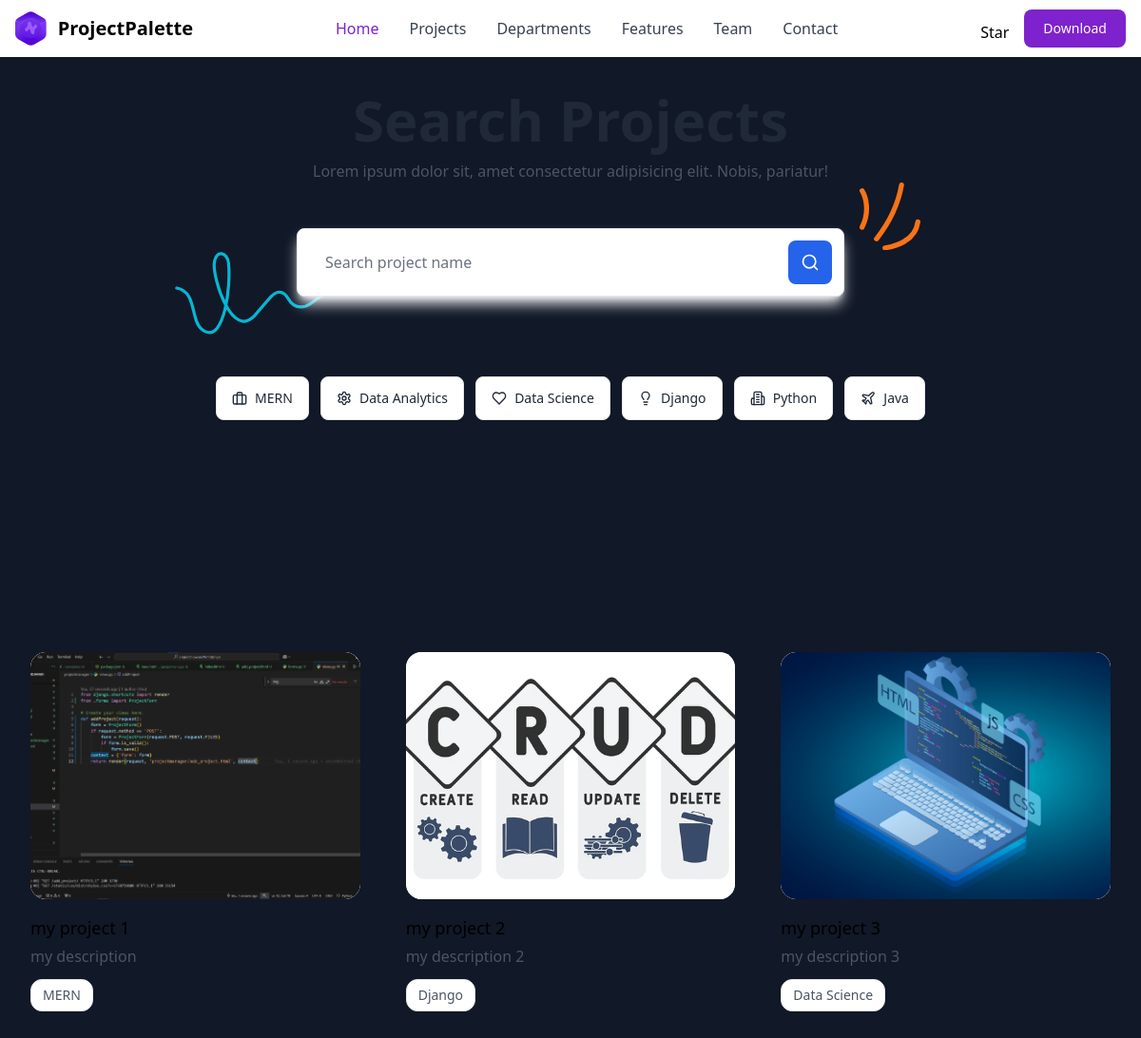
/browse/, run on an earlier commit of the app's database.
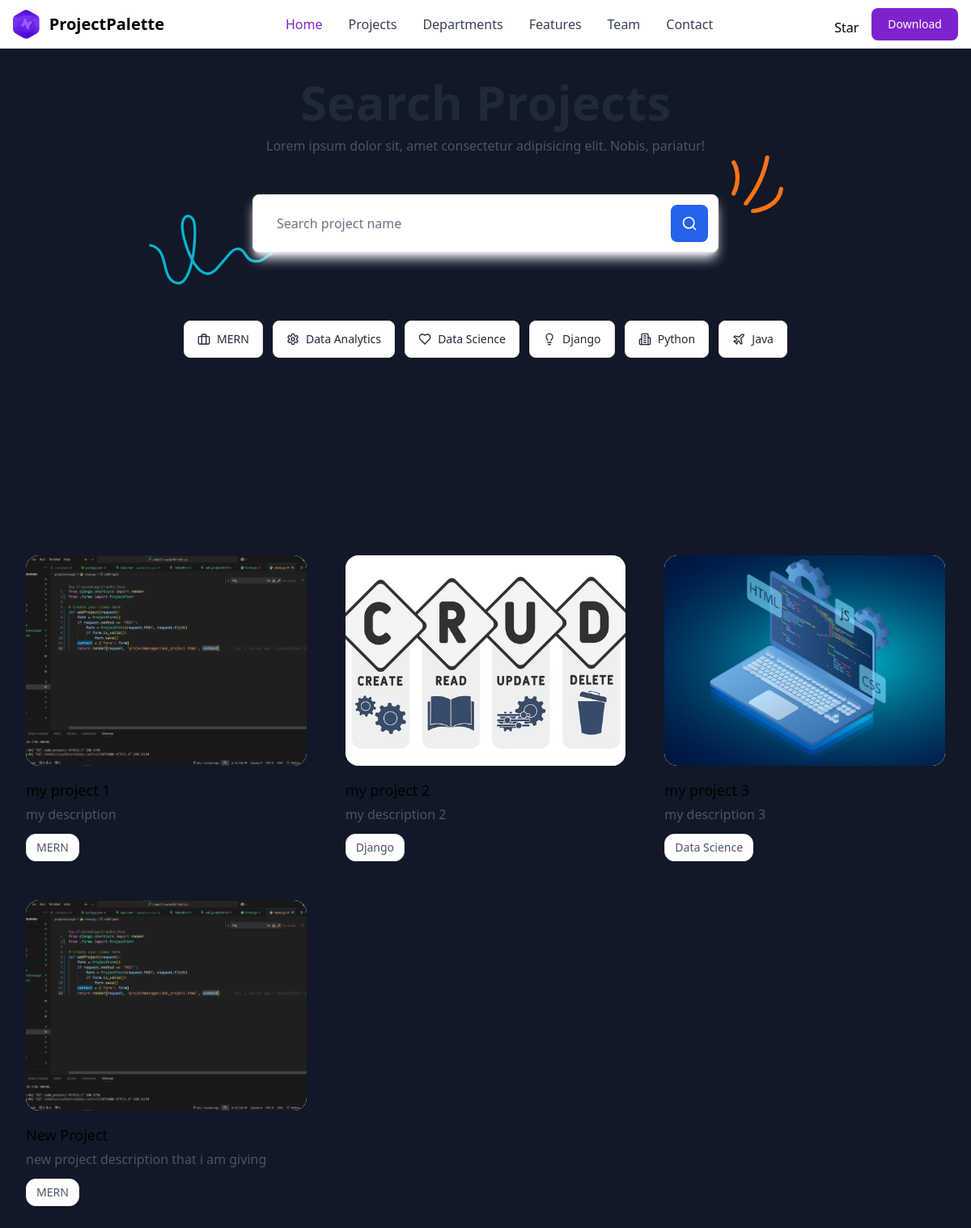
And on a later commit of the database.
### projectmanager/models.py (models this page shows, shortened)
class Project(models.Model):
    title = models.CharField(max_length=100)
    description = models.TextField()
    department = models.CharField(max_length=50, default='IT')
    technology = models.CharField(max_length=20)
    image = models.ImageField(upload_to='project_images/')
    video = models.FileField(upload_to='project_videos/', default='project_videos/default.mp4')
    student_name = models.CharField(max_length=100, default='Anonymous')
    student_github = models.URLField(max_length=200, default='')
    student_linkedin = models.URLField(max_length=200, default='')
    student_email = models.EmailField(max_length=100, default='')
    student_avatar = models.ImageField(upload_to='student_avatars/', default='student_avatars/default.png')
    enrollment_number = models.CharField(max_length=20, default='')
    created_at = models.DateTimeField(auto_now_add=True)

### projectmanager/views.py (the view)
# urls.py: path('browse/', views.listProjects, name='browse' ),
def listProjects(request):
    q = request.GET.get('q', None)
    technology = request.GET.get('technology', None)
    department = request.GET.get('department', None)
    projectList = Project.objects.all()
    if q:
        projectList = projectList.filter(title__icontains=q)
    if technology:
        projectList = projectList.filter(technology=technology)
    if  department:
        projectList = projectList.filter(department=department)
    context = {'projectList': projectList, 'q' : q}
    return render(request, 'projectmanager/browse_project.html', context)

### projectmanager/templates/projectmanager/browse_project.html (shortened to what this page needs)
{% extends 'projectmanager/base.html' %}
{% load static %}
{% block content %}
  <div class="relative overflow-hidden">
    <div class="max-w-[85rem] mx-auto px-4 sm:px-6 lg:px-8 py-10 sm:py-24">
      <div class="text-center">
        <h1 class="text-4xl sm:text-6xl font-bold text-gray-800 dark:text-neutral-200">
        </h1>
        <p class="mt-3 text-gray-600 dark:text-neutral-400">
          Lorem ipsum dolor sit, amet consectetur adipisicing elit. Nobis, pariatur!
        </p>
        <div class="mt-7 sm:mt-12 mx-auto max-w-xl relative">
          <form>
            <div class="relative z-10 flex gap-x-3 p-3 bg-white border rounded-lg shadow-lg shadow-gray-100 dark:bg-neutral-900 dark:border-neutral-700 dark:shadow-gray-900/20">
              <div class="w-full">
                <input type="text" name="q" id="hs-search-article-1"
                class="py-2.5 px-4 block w-full border-transparent rounded-lg focus:border-blue-500 focus:ring-blue-500 dark:bg-neutral-900 dark:border-transparent dark:text-neutral-400 dark:placeholder-neutral-500 dark:focus:ring-neutral-600" placeholder="Search project name" />
              </div>
              <div>
                <button type="submit" class="size-[46px] inline-flex justify-center items-center gap-x-2 text-sm font-medium rounded-lg border border-transparent bg-blue-600 text-white hover:bg-blue-700 focus:outline-none focus:bg-blue-700 disabled:opacity-50 disabled:pointer-events-none">
                  <svg class="shrink-0 size-5" xmlns="http://www.w3.org/2000/svg" width="24" height="24" viewBox="0 0 24 24" fill="none" stroke="currentColor" stroke-width="2" stroke-linecap="round" stroke-linejoin="round">
                    <circle cx="11" cy="11" r="8" />
                    <path d="m21 21-4.3-4.3" />
                  </svg>
                </button>
              </div>
            </div>
          </form>
          <div class="hidden md:block absolute top-0 end-0 -translate-y-12 translate-x-20">
          </div>
          <div class="hidden md:block absolute bottom-0 start-0 translate-y-10 -translate-x-32">
          </div>
        </div>
        <div class="mt-10 sm:mt-20">
          <a class="m-1 py-3 px-4 inline-flex items-center gap-x-2 text-sm font-medium rounded-lg border border-gray-200 bg-white text-gray-800 shadow-sm hover:bg-gray-50 focus:outline-none focus:bg-gray-50 disabled:opacity-50 disabled:pointer-events-none dark:bg-neutral-800 dark:border-neutral-700 dark:text-white dark:hover:bg-neutral-700 dark:focus:bg-neutral-700"
            href="?{% if request.GET.q %}q={{ request.GET.q }}&{% endif %}technology=MERN">
            MERN
          </a>
          <a class="m-1 py-3 px-4 inline-flex items-center gap-x-2 text-sm font-medium rounded-lg border border-gray-200 bg-white text-gray-800 shadow-sm hover:bg-gray-50 focus:outline-none focus:bg-gray-50 disabled:opacity-50 disabled:pointer-events-none dark:bg-neutral-800 dark:border-neutral-700 dark:text-white dark:hover:bg-neutral-700 dark:focus:bg-neutral-700"
            href="?{% if request.GET.q %}q={{ request.GET.q }}&{% endif %}technology=Data Analytics">
            Data Analytics
          </a>
          <a class="m-1 py-3 px-4 inline-flex items-center gap-x-2 text-sm font-medium rounded-lg border border-gray-200 bg-white text-gray-800 shadow-sm hover:bg-gray-50 focus:outline-none focus:bg-gray-50 disabled:opacity-50 disabled:pointer-events-none dark:bg-neutral-800 dark:border-neutral-700 dark:text-white dark:hover:bg-neutral-700 dark:focus:bg-neutral-700"
            href="?{% if request.GET.q %}q={{ request.GET.q }}&{% endif %}technology=Data Science">
            Data Science
          </a>
          <a class="m-1 py-3 px-4 inline-flex items-center gap-x-2 text-sm font-medium rounded-lg border border-gray-200 bg-white text-gray-800 shadow-sm hover:bg-gray-50 focus:outline-none focus:bg-gray-50 disabled:opacity-50 disabled:pointer-events-none dark:bg-neutral-800 dark:border-neutral-700 dark:text-white dark:hover:bg-neutral-700 dark:focus:bg-neutral-700"
            href="?{% if request.GET.q %}q={{ request.GET.q }}&{% endif %}technology=Django">
            Django
          </a>
          <a class="m-1 py-3 px-4 inline-flex items-center gap-x-2 text-sm font-medium rounded-lg border border-gray-200 bg-white text-gray-800 shadow-sm hover:bg-gray-50 focus:outline-none focus:bg-gray-50 disabled:opacity-50 disabled:pointer-events-none dark:bg-neutral-800 dark:border-neutral-700 dark:text-white dark:hover:bg-neutral-700 dark:focus:bg-neutral-700"
            href="?{% if request.GET.q %}q={{ request.GET.q }}&{% endif %}technology=Python">
            Python
          </a>
          <a class="m-1 py-3 px-4 inline-flex items-center gap-x-2 text-sm font-medium rounded-lg border border-gray-200 bg-white text-gray-800 shadow-sm hover:bg-gray-50 focus:outline-none focus:bg-gray-50 disabled:opacity-50 disabled:pointer-events-none dark:bg-neutral-800 dark:border-neutral-700 dark:text-white dark:hover:bg-neutral-700 dark:focus:bg-neutral-700"
            href="?{% if request.GET.q %}q={{ request.GET.q }}&{% endif %}technology=Java">
            Java
          </a>
        </div>
      </div>
    </div>
  </div>
  <div class="max-w-[85rem] mx-auto px-4 sm:px-6 lg:px-8 py-10 sm:py-24">
    <div class="py-12 grid grid-cols-1 md:grid-cols-2 lg:grid-cols-3 gap-4 sm:gap-6 md:gap-8 lg:gap-12">
      {% for project in projectList %}
        <a class="group flex flex-col focus:outline-none" href="/project-details/{{ project.id }}">
          <div class="aspect-w-16 aspect-h-12 overflow-hidden bg-gray-100 rounded-2xl dark:bg-neutral-800">
            <img class="group-hover:scale-105 group-focus:scale-105 transition-transform duration-500 ease-in-out object-cover rounded-2xl" src="{{ project.image.url }}" alt="Blog Image" />
          </div>
          <div class="pt-4">
            <h3 class="relative inline-block font-medium text-lg text-black before:absolute before:bottom-0.5 before:start-0 before:-z-[1] before:w-full before:h-1 before:bg-lime-400 before:transition before:origin-left before:scale-x-0 group-hover:before:scale-x-100 dark:text-white">{{ project.title }}</h3>
            <p class="mt-1 text-gray-600 dark:text-white-400">{{ project.description }}</p>
            <div class="mt-3 flex flex-wrap gap-2">
              <span class="py-1.5 px-3 bg-white text-gray-600 border border-gray-200 text-xs sm:text-sm rounded-xl dark:bg-neutral-900 dark:border-neutral-700 dark:text-neutral-400">{{ project.technology }}</span>
            </div>
          </div>
        </a>
      {% endfor %}
    </div>
  </div>
{% endblock %}

### projectmanager/templates/projectmanager/base.html (shortened to what this page needs)
{% load static tailwind_tags %}
<!DOCTYPE html>
<html lang="en">
  <head>
    {% tailwind_css %}
  </head>
  <body class="bg-[#111827]">
    {% include 'projectmanager/navbar.html' %}
    {% block content %}
    {% endblock %}
  </body>
</html>

### projectmanager/templates/projectmanager/navbar.html (shortened to what this page needs)
{% load static %}
<header class="fixed w-full z-10">
    <nav class="bg-white border-gray-200 py-2.5 dark:bg-gray-900">
      <div class="flex flex-wrap items-center justify-between max-w-screen-xl px-4 mx-auto">
        <a href="#" class="flex items-center">
          <img src="{% static 'images/logo.svg' %}" class="h-6 mr-3 sm:h-9" alt="Landwind Logo" />
          <span class="self-center text-xl font-semibold whitespace-nowrap dark:text-white">ProjectPalette</span>
        </a>
        <div class="flex items-center lg:order-2">
          <div class="hidden mt-2 mr-4 sm:inline-block">
            <a class="github-button" href="https://github.com/themesberg/landwind" data-size="large" data-icon="octicon-star" data-show-count="true" aria-label="Star themesberg/landwind on GitHub">Star</a>
          </div>
          <a href="https://themesberg.com/product/tailwind-css/landing-page" class="text-white bg-purple-700 hover:bg-purple-800 focus:ring-4 focus:ring-purple-300 font-medium rounded-lg text-sm px-4 lg:px-5 py-2 lg:py-2.5 sm:mr-2 lg:mr-0 dark:bg-purple-600 dark:hover:bg-purple-700 focus:outline-none dark:focus:ring-purple-800">Download</a>
        </div>
        <div class="items-center justify-between hidden w-full lg:flex lg:w-auto lg:order-1" id="mobile-menu-2">
          <ul class="flex flex-col mt-4 font-medium lg:flex-row lg:space-x-8 lg:mt-0">
            <li>
              <a href="/" class="block py-2 pl-3 pr-4 text-white bg-purple-700 rounded lg:bg-transparent lg:text-purple-700 lg:p-0 dark:text-white" aria-current="page">Home</a>
            </li>
            <li>
              <a href="/browse" class="block py-2 pl-3 pr-4 text-gray-700 border-b border-gray-100 hover:bg-gray-50 lg:hover:bg-transparent lg:border-0 lg:hover:text-purple-700 lg:p-0 dark:text-gray-400 lg:dark:hover:text-white dark:hover:bg-gray-700 dark:hover:text-white lg:dark:hover:bg-transparent dark:border-gray-700">Projects</a>
            </li>
            <li>
              <a href="/browse_dept" class="block py-2 pl-3 pr-4 text-gray-700 border-b border-gray-100 hover:bg-gray-50 lg:hover:bg-transparent lg:border-0 lg:hover:text-purple-700 lg:p-0 dark:text-gray-400 lg:dark:hover:text-white dark:hover:bg-gray-700 dark:hover:text-white lg:dark:hover:bg-transparent dark:border-gray-700">
                Departments
              </a>
            </li>
            <li>
              <a href="#" class="block py-2 pl-3 pr-4 text-gray-700 border-b border-gray-100 hover:bg-gray-50 lg:hover:bg-transparent lg:border-0 lg:hover:text-purple-700 lg:p-0 dark:text-gray-400 lg:dark:hover:text-white dark:hover:bg-gray-700 dark:hover:text-white lg:dark:hover:bg-transparent dark:border-gray-700">Features</a>
            </li>
            <li>
              <a href="#" class="block py-2 pl-3 pr-4 text-gray-700 border-b border-gray-100 hover:bg-gray-50 lg:hover:bg-transparent lg:border-0 lg:hover:text-purple-700 lg:p-0 dark:text-gray-400 lg:dark:hover:text-white dark:hover:bg-gray-700 dark:hover:text-white lg:dark:hover:bg-transparent dark:border-gray-700">Team</a>
            </li>
            <li>
              <a href="#" class="block py-2 pl-3 pr-4 text-gray-700 border-b border-gray-100 hover:bg-gray-50 lg:hover:bg-transparent lg:border-0 lg:hover:text-purple-700 lg:p-0 dark:text-gray-400 lg:dark:hover:text-white dark:hover:bg-gray-700 dark:hover:text-white lg:dark:hover:bg-transparent dark:border-gray-700">Contact</a>
            </li>
          </ul>
        </div>
      </div>
    </nav>
  </header>

What changed in the data, as far as the page shows it:
added Project: image (picture), title "New Project", description "new project description that i am giving", technology "MERN"
